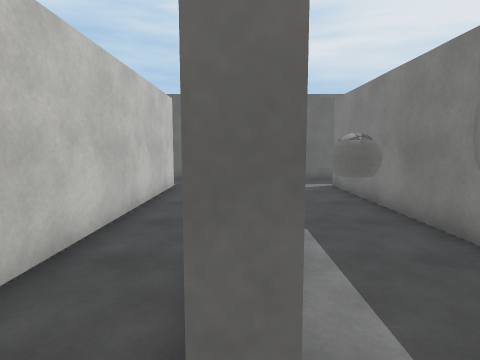
view 1 (above)

24 first-person views from a walk through a 3-D level made in the Unity game engine. The camera is 1.4 m above the floor, tilts 6° down and sees 75° across. The floor is counted in squares, 1 m on a side. Each view is taken from the middle of a square. On the plan, view 1 faces up. The plan holds only what a view shows up to about 14 squares ahead; the rest is blank. Surface patterns are stand-ins for the level's own textures.

view 2
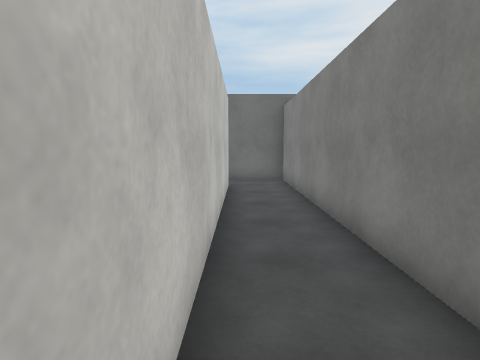

view 3
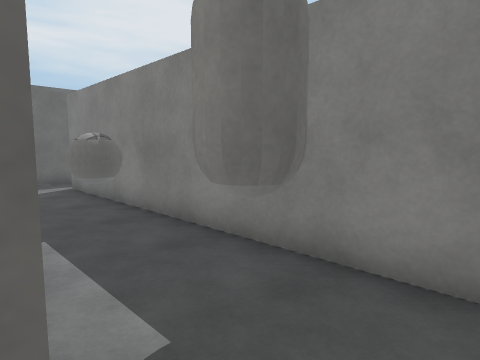

view 4
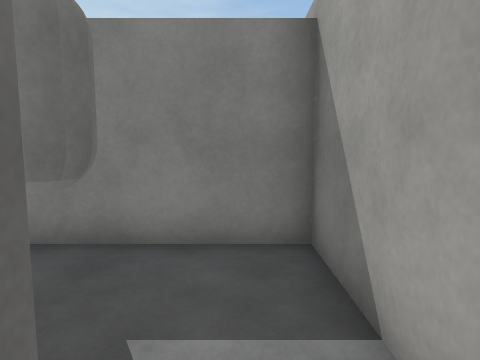

view 5
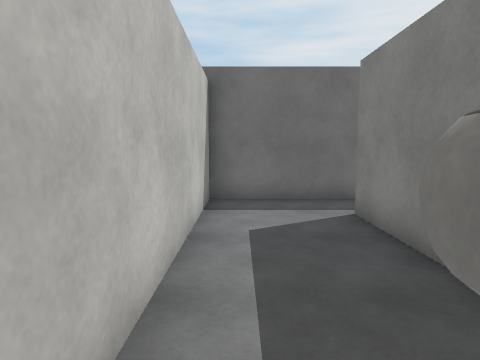

view 6
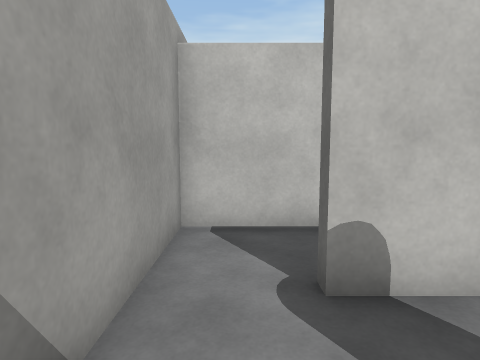

view 7
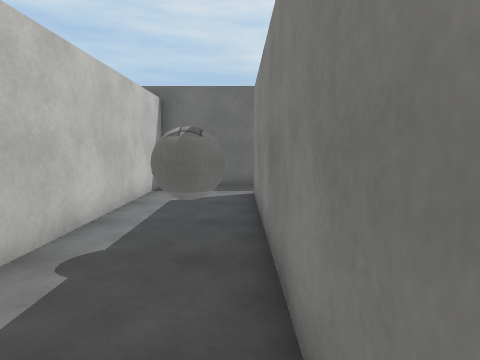

view 8
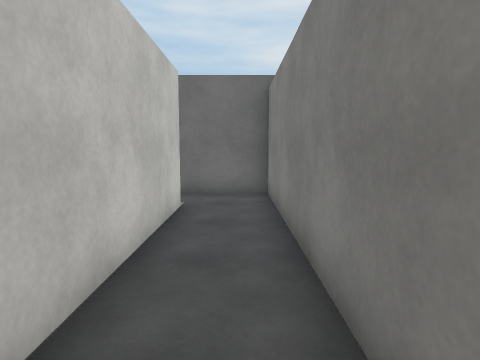

view 9
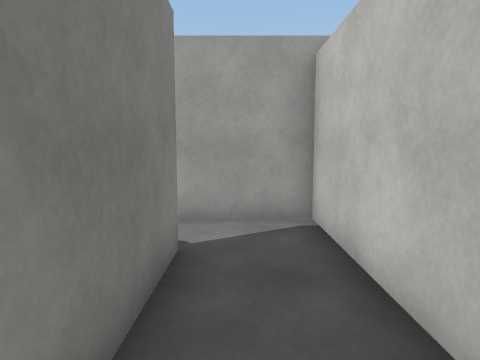

view 10
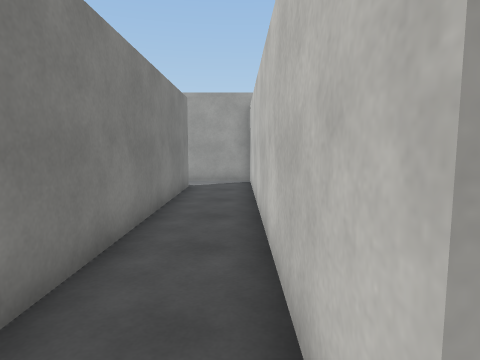

view 11
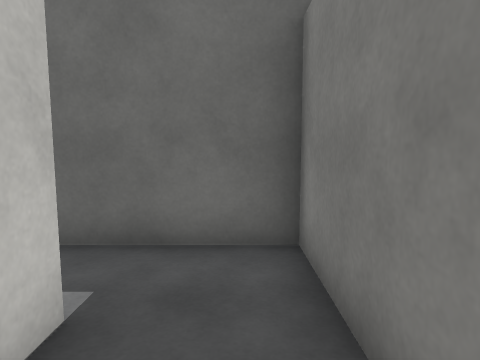

view 12
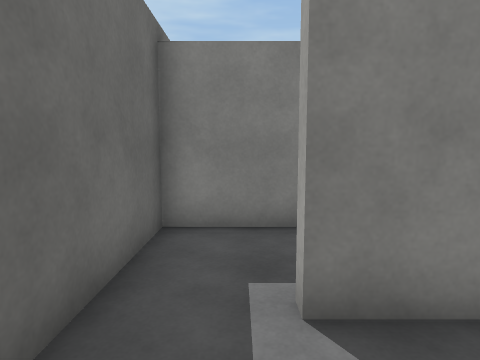

view 13
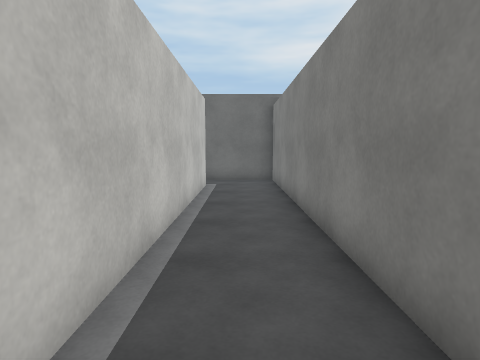

view 14
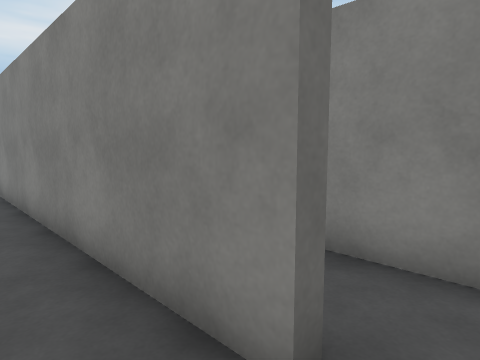

view 15
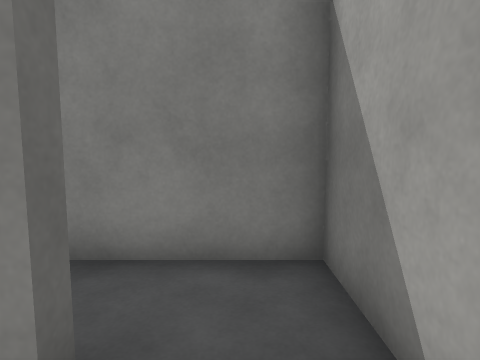

view 16
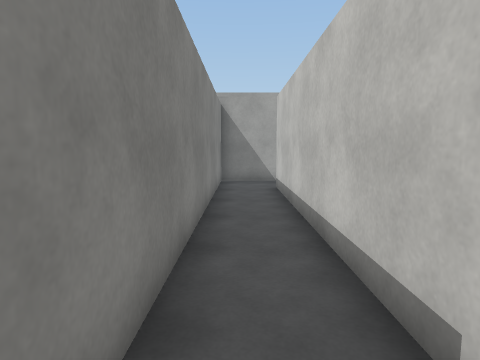

view 17
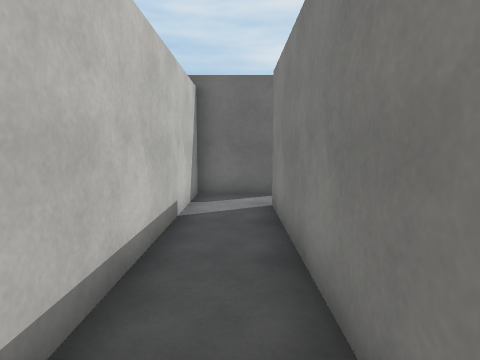

view 18
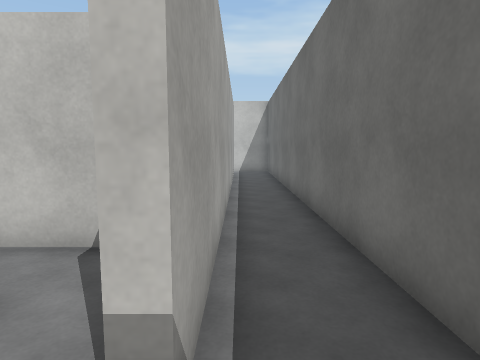

view 19
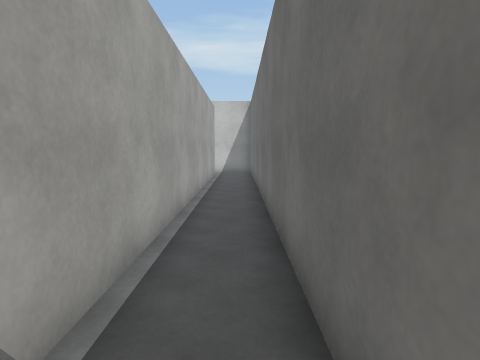

view 20
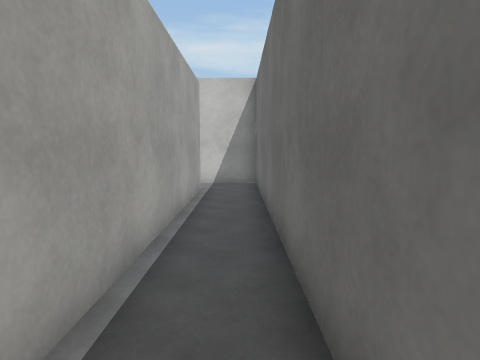

view 21
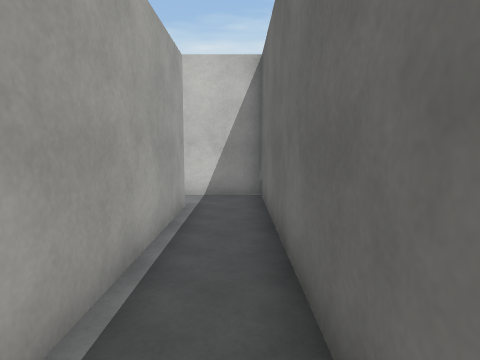

view 22
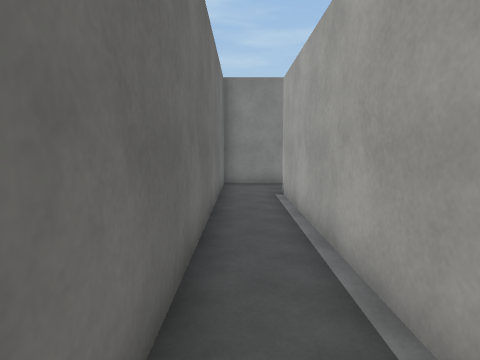

view 23
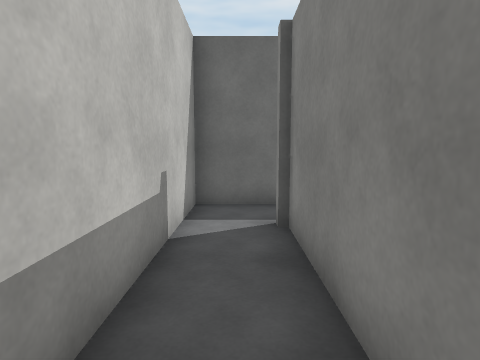

view 24
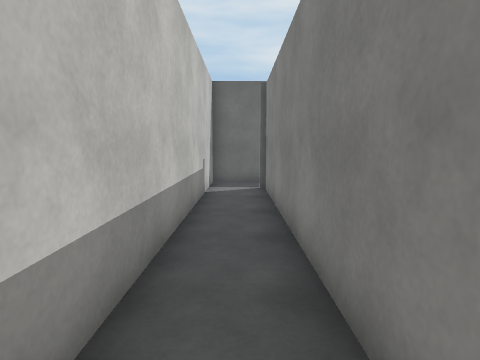

### Floor plan
Ten units are one square. View 1 is at (0, 0); x grows to the right and y downward. Boxes are objects, and circles mark ways between rooms. Rooms are numbered by the first view taken in them; rooms with no view inside come last. Other rooms are left out.
<svg viewBox="-76 -161 202 186">
<path fill="none" stroke="#000" d="M2 -8 -1 -8 -1 -134 -26 -134M-24 -115 -24 10 5 10M2 -24 2 -8M5 10 34 10 34 -115M44 -134 2 -134 2 -55M64 -9 64 -134 44 -134M37 -115 37 -15M62 10 76 10M76 10 88 10 88 -115M90 -134 67 -134 67 -9M116 -156 -71 -156 -71 -146M121 -132 121 -156M-53 -137 96 -137 96 -132M-51 -40 -51 -134M-53 -132 -53 -137M-71 -146 -71 -42"/>
<rect x="15" y="-25" width="10" height="10" fill="#bbb"><title>capsule</title></rect>
<rect x="15" y="-75" width="20" height="20" fill="#bbb"><title>ball</title></rect>
<circle cx="0" cy="0" r="3" fill="#2a7"/>
<circle cx="40" cy="-120" r="3" fill="#2a7"/>
<circle cx="70" cy="0" r="3" fill="#2a7"/>
<circle cx="-60" cy="-140" r="3" fill="#2a7"/>
<text x="-10" y="-60">1</text>
<text x="20" y="-60">2</text>
<text x="60" y="-60">3</text>
<text x="80" y="-60">4</text>
<text x="40" y="-150">5</text>
<text x="0" y="20">6</text>
</svg>
Room 1 opens to room 2. Room 2 opens to room 3. Room 3 opens to room 4. Room 5 opens to room 6.

Where each view was taken, in squares from view 1:
view 1: 0 up, 0 right, facing up
view 2: 0 up, 2 left, facing up
view 3: 0 up, 0 right, facing up-right
view 4: 0 up, 1 left, facing right
view 5: 5 up, 1 right, facing up
view 6: 0 up, 3 right, facing left
view 7: 2 up, 3 right, facing up
view 8: 4 up, 1 left, facing up
view 9: 5 up, 1 left, facing down
view 10: 12 up, 2 left, facing down
view 11: 9 up, 1 left, facing up
view 12: 12 up, 1 right, facing right
view 13: 0 up, 5 right, facing up
view 14: 0 up, 5 right, facing up-right
view 15: 0 up, 5 right, facing right
view 16: 12 up, 8 right, facing down
view 17: 4 up, 8 right, facing up
view 18: 14 up, 11 right, facing left
view 19: 15 up, 11 right, facing left
view 20: 15 up, 5 right, facing left
view 21: 15 up, 2 right, facing left
view 22: 15 up, 0 right, facing right
view 23: 8 up, 6 left, facing up
view 24: 3 up, 6 left, facing up
